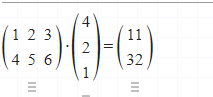
#> input picture produitma.png, 213 x 97 px
$ jupyter execute --allow-errors Untitled.ipynb
#> lines starting #> are read from the running program, lines starting #| are printed output that depends on the picture
# tp 3
## par : MOUHIHA Mohamed

##  Numpy :

### question 1:

[cell 1]
import numpy as np

[cell 2]
a=np.array([1,2,3,4])

[cell 3]
b=np.array([[1,2,3],[4,5,6]])

[cell 4]
x= np.linspace(-np.pi/2,np.pi/2, 3)

[cell 5]
x

[cell 6]
y=np.sin(x)

[cell 7]
y

[cell 8]
a= np.array([
    [1,2,3],
    [4,5,6]
])

[cell 9]
b= np.array([
    [4],
    [2],
    [1]
])

### question3 : e calculer le produit matriciel.

[cell 10]
np.dot(a,b)

[cell 11]
import cv2
ing_array = cv2.imread("produitma.png", cv2.IMREAD_GRAYSCALE)
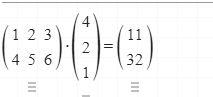
#> ing_array: shape (97, 213); min 34, max 255, mean 245.7

#> (a cell that did not finish here is left out)

#### alors cest de meme

### question4 : Calculer le produit matriciel A*B.

[cell 13]
A= np.array([
    [1,2,3],
    [4,5,6]
])

[cell 14]
B= np.array([
    [4,0],
    [3,1],
    [0,5]
])

### le produit matriciel A*B

[cell 15]
np.dot(A,B)

### question 5:trouver la valeur maximale et minimale d'un tableau

[cell 16]
maximumA = np.amax(A)

[cell 17]
maximumB = np.amax(B)

[cell 18]
maximumA

[cell 19]
maximumB

[cell 20]
C = np.poly1d([1, 2,0])
root_of_poly = C.r
##D=np.roots(C)
##D
root_of_poly

### question 7 : un programme NumPy pour calculer la somme et la multiplication des deux polynômes : P(x) = x²+2x et Q(x) = 4x²+1.

[cell 21]
px = (1, 2,0)

[cell 22]
qx = (4,0,1)

[cell 23]
rx = np.polynomial.polynomial.polymul(px, qx)

[cell 24]
rx

## Matplotlib :

[cell 25]
import matplotlib.pyplot as plt

[cell 26]
x=np.linspace(-5,5,100)# obtenir un tableau 1d contient 100 points entre -5 et 5
plt.plot(x,np.sin(x))# la fonction plot prend en arguments deux variables x et y (abssus et coordonnes)
plt.ylabel("fonction sinus")
plt.xlabel("l'axe des abcisses")
plt.show()
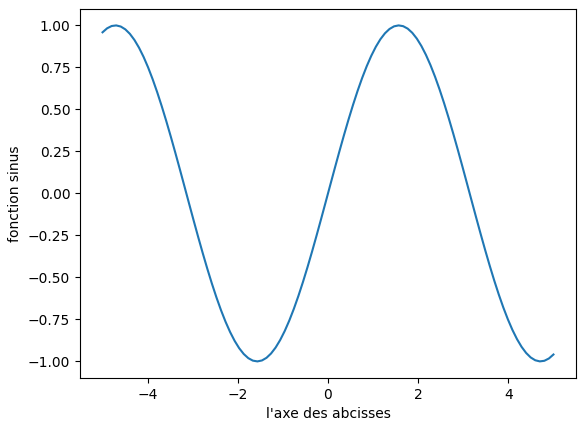
#> figure drawn by matplotlib, 1 panel; curve peaks at x = 1.57, y = 1

# plt.close() permet de fermer le figure courant

#> (a cell that did not finish here is left out)

### Exercice 1 :

[cell 28]
from pylab import *
𝑣0 =10
g =9.81
x=2.039
t=linspace(0,x,100)
y=g*t-0.5*g*t**2
plt.ylabel("hauteur (m)")
plt.xlabel("temps (s)")
plot(t,y,'b')
show()
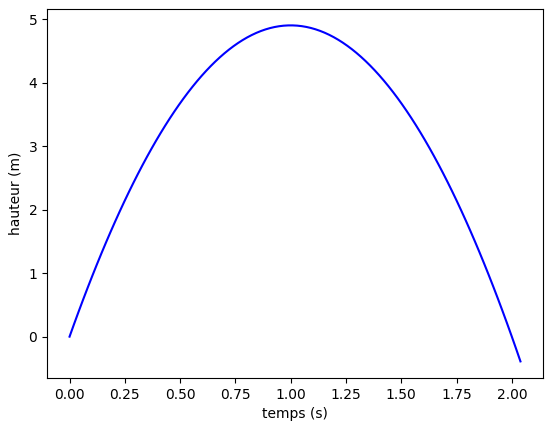
#> figure drawn by matplotlib, 1 panel; curve peaks at x = 1.01, y = 4.9

### Exercice 2

[cell 29]
pi=3.14
t=linspace(0,100)
x=linspace(-4,4,100)
#  𝑓(𝑥,𝑡) = 𝑒−(𝑥−3𝑡)²sin(3𝜋(𝑥 − 𝑡))
# pou t=0
z=0
y=np.exp(-(x**2))*np.sin(3*pi*x)
plt.xlabel("x")
plt.ylabel("f(x,t)/t=0")
grid()
plot(x,y,'r')
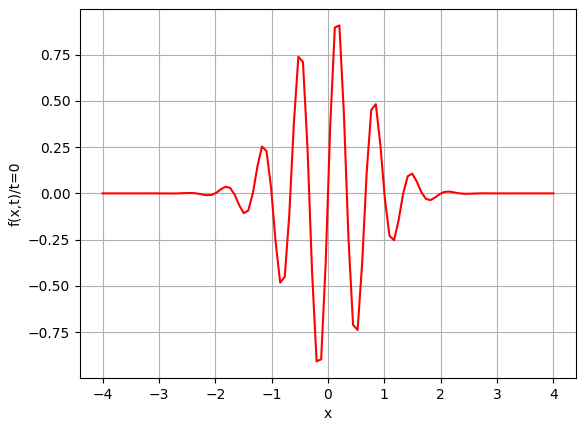
#> figure drawn by matplotlib, 1 panel; curve peaks at x = 0.202, y = 0.908

[cell 30]
# test la fonction exp pour bien compris le fonctionnement de linspace ...
pi=3.14
x=linspace(0,1,100)

#

y=np.exp(x)
plt.xlabel("x")
plt.ylabel("y")
grid()
plot(x,y,'r')
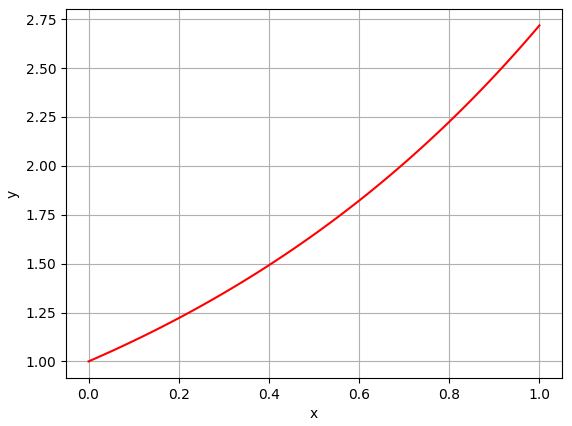
#> figure drawn by matplotlib, 1 panel; curve peaks at x = 1, y = 2.72
